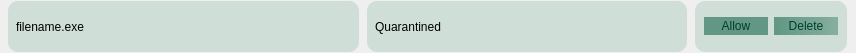
<?xml version="1.0" encoding="UTF-8"?>
<ui version="4.0">
 <class>fileResults</class>
 <widget class="QWidget" name="fileResults">
  <property name="geometry">
   <rect>
    <x>0</x>
    <y>0</y>
    <width>856</width>
    <height>53</height>
   </rect>
  </property>
  <property name="minimumSize">
   <size>
    <width>320</width>
    <height>51</height>
   </size>
  </property>
  <property name="maximumSize">
   <size>
    <width>856</width>
    <height>53</height>
   </size>
  </property>
  <property name="windowTitle">
   <string>Form</string>
  </property>
  <layout class="QVBoxLayout" name="verticalLayout">
   <property name="spacing">
    <number>0</number>
   </property>
   <property name="leftMargin">
    <number>0</number>
   </property>
   <property name="topMargin">
    <number>0</number>
   </property>
   <property name="rightMargin">
    <number>0</number>
   </property>
   <property name="bottomMargin">
    <number>0</number>
   </property>
   <item>
    <widget class="QWidget" name="fileData" native="true">
     <property name="minimumSize">
      <size>
       <width>320</width>
       <height>51</height>
      </size>
     </property>
     <property name="maximumSize">
      <size>
       <width>856</width>
       <height>53</height>
      </size>
     </property>
     <layout class="QHBoxLayout" name="horizontalLayout_5">
      <property name="spacing">
       <number>0</number>
      </property>
      <property name="leftMargin">
       <number>0</number>
      </property>
      <property name="topMargin">
       <number>0</number>
      </property>
      <property name="rightMargin">
       <number>0</number>
      </property>
      <property name="bottomMargin">
       <number>0</number>
      </property>
      <item>
       <widget class="QLabel" name="fileName_2">
        <property name="minimumSize">
         <size>
          <width>351</width>
          <height>51</height>
         </size>
        </property>
        <property name="maximumSize">
         <size>
          <width>351</width>
          <height>51</height>
         </size>
        </property>
        <property name="styleSheet">
         <string notr="true">font: 12pt &quot;Alata&quot;;
padding: 2px 5px;
margin: 0;
background: none;
background-color: rgb(208, 222, 216);
border-top-left-radius: 10px;
border-top-right-radius: 10px;
border-bottom-right-radius: 10px;
border-bottom-left-radius: 10px</string>
        </property>
        <property name="text">
         <string>filename.exe</string>
        </property>
       </widget>
      </item>
      <item>
       <widget class="QLabel" name="fileStatus_2">
        <property name="minimumSize">
         <size>
          <width>320</width>
          <height>51</height>
         </size>
        </property>
        <property name="maximumSize">
         <size>
          <width>320</width>
          <height>51</height>
         </size>
        </property>
        <property name="styleSheet">
         <string notr="true">font: 12pt &quot;Alata&quot;;
padding: 2px 5px;
margin: 0;
background: none;
background-color: rgb(208, 222, 216);
border-top-left-radius: 10px;
border-top-right-radius: 10px;
border-bottom-right-radius: 10px;
border-bottom-left-radius: 10px</string>
        </property>
        <property name="text">
         <string>Quarantined</string>
        </property>
       </widget>
      </item>
      <item>
       <widget class="QWidget" name="fileActions" native="true">
        <property name="minimumSize">
         <size>
          <width>152</width>
          <height>51</height>
         </size>
        </property>
        <property name="maximumSize">
         <size>
          <width>152</width>
          <height>51</height>
         </size>
        </property>
        <property name="baseSize">
         <size>
          <width>152</width>
          <height>51</height>
         </size>
        </property>
        <property name="styleSheet">
         <string notr="true">font: 12pt &quot;Alata&quot;;
padding: 2px 5px;
margin: 0;
background: none;
background-color: rgb(208, 222, 216);
border-top-left-radius: 10px;
border-top-right-radius: 10px;
border-bottom-right-radius: 10px;
border-bottom-left-radius: 10px</string>
        </property>
        <layout class="QHBoxLayout" name="horizontalLayout">
         <item>
          <widget class="QPushButton" name="allowFileBtn">
           <property name="autoFillBackground">
            <bool>false</bool>
           </property>
           <property name="styleSheet">
            <string notr="true">QPushButton{
	font: 12pt &quot;Alata&quot;;
	color: rgb(0, 62, 41);
	padding: 2px 5px;
	margin: 0;
    border-top-left-radius: 10px;
	background-color: rgb(97, 151, 132);
	border-top-right-radius: 10px;
	}

QPushButton:hover {
background:rgba(75, 117, 102, 220)
	}</string>
           </property>
           <property name="text">
            <string>Allow</string>
           </property>
          </widget>
         </item>
         <item>
          <widget class="QPushButton" name="deleteFileBtn">
           <property name="styleSheet">
            <string notr="true">QPushButton {
	font: 12pt &quot;Alata&quot;;
	color: rgb(0, 62, 41);
	padding: 2px 5px;
	margin: 0;
    border-top-left-radius: 10px;
	background-color: qlineargradient(spread:pad, x1:1, y1:0, x2:0, y2:0, stop:0 rgba(97, 151, 132, 169), stop:1 rgba(97, 151, 132, 255));
	border-top-right-radius: 10px;
	}

QPushButton:hover {
background:rgba(75, 117, 102, 220)
	}</string>
           </property>
           <property name="text">
            <string>Delete</string>
           </property>
          </widget>
         </item>
        </layout>
       </widget>
      </item>
     </layout>
    </widget>
   </item>
  </layout>
 </widget>
 <resources/>
 <connections/>
</ui>
